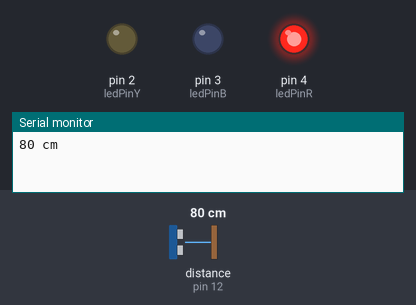
The sketch below on a simulated Arduino Uno, built with avr-gcc and run on an emulated ATmega328P. Parts: output pins drawn as LEDs (lit = HIGH), the last lines printed to the serial monitor. Wiring (inferred from the names in the program): ultrasonic range finder: trigger pin 13; echo pin 12. The inputs (shaded band) are chosen by the test bench; at power-on: distance to the obstacle (sensor on pin 12) 80 cm. The echo pulse lasts 58.3 µs per cm; pins used as bus, display or sensor lines are not drawn.

Above: at 1.2 s.
1.3 s: distance to the obstacle (sensor on pin 12) set to 63 cm
2.8 s: distance to the obstacle (sensor on pin 12) set to 56 cm
At 4.1 s:
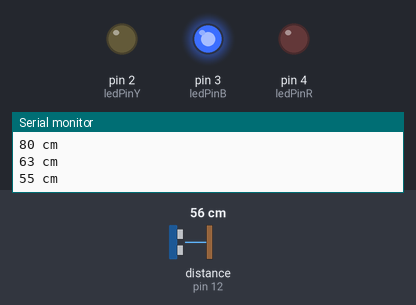
4.4 s: distance to the obstacle (sensor on pin 12) set to 35 cm
5.9 s: distance to the obstacle (sensor on pin 12) set to 28 cm
At 6.5 s:
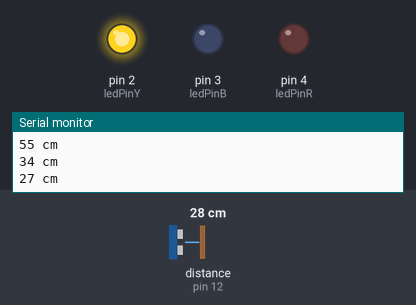
7.5 s: distance to the obstacle (sensor on pin 12) set to 4 cm
9.0 s: distance to the obstacle (sensor on pin 12) set to 2 cm
At 10.5 s:
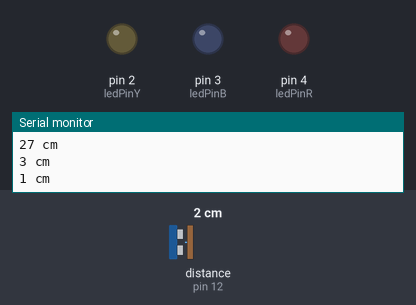
Timing chart, 0 to 11.6 s (numbered marks = the images above; inputs shaded):
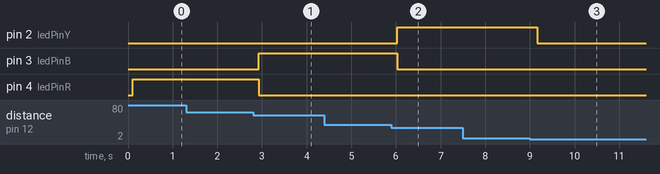

The sketch:

AR11_ultrasonic.ino.ino
```cpp
/*
 예제 6.7
 초음파 거리센서를 이용한 거리 측정
*/

// 트리거 핀과 에코 핀 번호를 설정한다.
const char trigPin = 13;
const char echoPin = 12;
const int ledPinY = 2;
const int ledPinB = 3;
const int ledPinR = 4;


// 펄스 폭과 거리 변수 설정
int pulseWidth;
int distance;
int distanceOld;

void setup() {
  // 시리얼 통신 설정
  Serial.begin (9600);
  // 트리거 핀은 출력으로, 에코핀은 입력으로 설정
  pinMode(trigPin,OUTPUT);
  pinMode(echoPin,INPUT);
  pinMode(ledPinY,OUTPUT);
  pinMode(ledPinB,OUTPUT);
  pinMode(ledPinR,OUTPUT);

  // 트리거 핀의 초기값을 LOW로 한다
  digitalWrite(trigPin,LOW);
}

void loop(){
  // 10us의 트리거 신호를 HC-SR04로 내보낸다.
  digitalWrite(trigPin,HIGH);
  delayMicroseconds(10);
  digitalWrite(trigPin,LOW);


  // Echo 펄스 폭을 측정하여 pulseWidth 변수에 저장한다.
  pulseWidth = pulseIn(echoPin,HIGH);
  // 거리를 계산한다.
  distance = pulseWidth/ 58;

  // 감지거리인 2~200cm 범위의 거리값만 사용한다.
  if(distance <= 200 || distance >= 2){
    // 이전의 거리값과 비교하여 변화가 있을 경우에만
    // 시리얼 통신으로 전송한다.
    if(distance != distanceOld){
      Serial.print(distance);
      Serial.println(" cm");
    };


  };

  distanceOld = distance ;

  delay(100);
         if(distance <= 30 and distance >= 2){
    digitalWrite(ledPinY,HIGH);
    }
    else{
      digitalWrite(ledPinY,LOW);
    }
      if(distance <= 60 and distance >= 31){
    digitalWrite(ledPinB,HIGH);
    }
        else{
      digitalWrite(ledPinB,LOW);
    }
      if(distance >= 61){
    digitalWrite(ledPinR,HIGH);
    }
        else{
      digitalWrite(ledPinR,LOW);
    }
}
```

Measured:
- the behaviour switches between 61 and 60 cm on distance to the obstacle (sensor on pin 12) (found by bisection; images 0 and 1)
- the behaviour switches between 32 and 31 cm on distance to the obstacle (sensor on pin 12) (found by bisection; images 1 and 2)
- the behaviour switches between 3 and 2 cm on distance to the obstacle (sensor on pin 12) (found by bisection; images 2 and 3)
- after the input at 2.8 s, pin 3 (ledPinB): LOW → HIGH after 0.13 s; pin 4 (ledPinR): HIGH → LOW after 0.13 s
- after the input at 5.9 s, pin 2 (ledPinY): LOW → HIGH after 0.12 s; pin 3 (ledPinB): HIGH → LOW after 0.12 s
- after the input at 9.0 s, pin 2 (ledPinY): HIGH → LOW after 0.17 s
